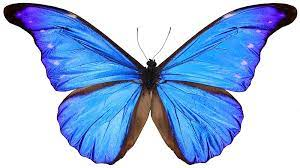
#> input picture GerchbergSaxton/butterfly.jfif, 300 x 168 px
$ jupyter execute --allow-errors GSPyCUDA.ipynb   (shell and % lines are left out)
#> lines starting #> are read from the running program, lines starting #| are printed output that depends on the picture
[cell 1]
import cv2
import matplotlib.pyplot as plt
import math
import numpy as np

[cell 2]
import pycuda.autoinit
import pycuda.gpuarray as gpuarray
import pycuda.cumath
import pycuda.curandom
from pycuda.compiler import SourceModule

[cell 3]
from skcuda import fft

[cell 4]
###################
# iDivUp FUNCTION #
###################
# [5 lines left out: function iDivUp, not called in this run]

#> (a cell that did not finish here is left out)

#> (a cell that did not finish here is left out)

[cell 7]
# [34 lines left out: function GS_Python_PyCUDA, not called in this run]

[cell 8]
# [38 lines left out: function GS_Python_PyCUDA_kernel, not called in this run]

Main program.

[cell 9]
filename = 'butterfly.jfif'
img = cv2.imread(filename, cv2.IMREAD_GRAYSCALE)
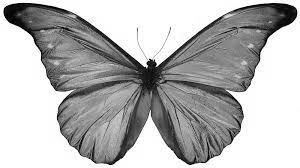
#> img: shape (168, 300); min 0, max 255, mean 182.4
img = img.astype(np.float32)

# --- Maximum number of iterations
maxIters = 1000

#> (the rest of this cell did not finish here and is left out)

[cell 10]
print(type(img))
#| <class 'numpy.ndarray'>
